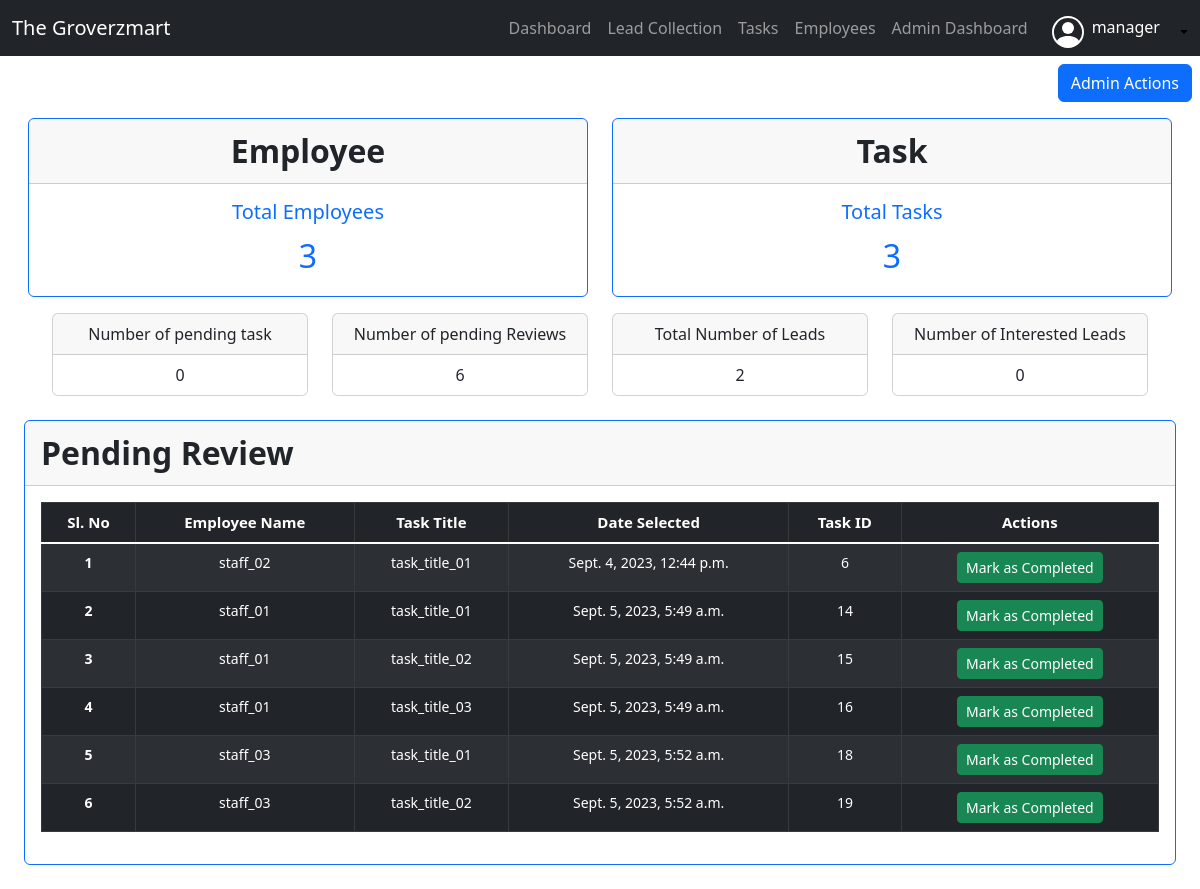
Before: /manager/dashboard/ (signed in) with the older database file.
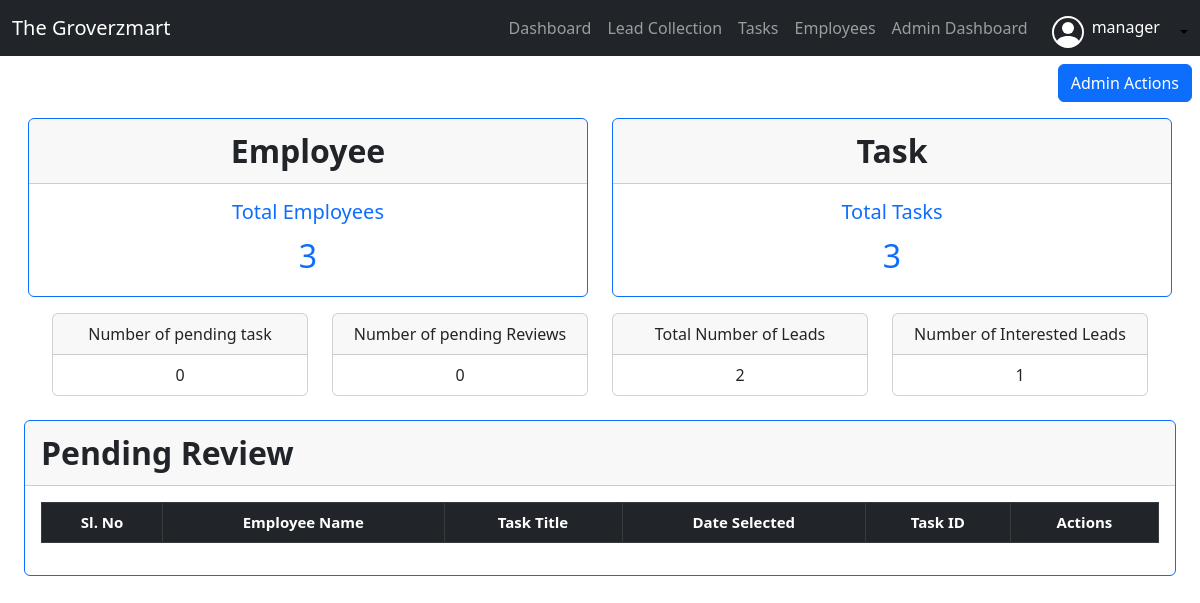
After: the same page with the newer database file.
### workflow_app/models.py (models this page shows, shortened)
class SelectedTask(models.Model):
    staff = models.ForeignKey(Staff, on_delete=models.CASCADE)
    task = models.ForeignKey(Task, on_delete=models.CASCADE)
    date_selected = models.DateTimeField(auto_now_add=True)
    completed = models.BooleanField(default=False)
    reviewed_by = models.ForeignKey(User, on_delete=models.SET_NULL, null=True, blank=True)

class Staff(models.Model):
    user = models.OneToOneField(User, on_delete=models.CASCADE)
    first_name = models.CharField(max_length=255)
    last_name = models.CharField(max_length=255)
    email = models.EmailField(default="no-email@workflow.com")
    phone_number = models.CharField(max_length=255)
    def __str__(self):
        return self.user.username

class Task(models.Model):
    title = models.CharField(max_length=255)
    description = models.TextField()
    priority = models.CharField(max_length=20, choices=PRIORITY_CHOICES)
    status = models.CharField(max_length=40, choices=STATUS_CHOICES,default='pending')
    added_date = models.DateTimeField(auto_now_add=True)
    updated_date = models.DateTimeField(auto_now=True)
    due_date = models.DateTimeField()
    def __str__(self):
        return self.title

### workflow_app/views.py (the view)
# urls.py: path('manager/dashboard/',manager_dashboard,name='manager_dashboard'),
@user_passes_test(is_superuser, login_url='access_denied')
def manager_dashboard(request):
    staff_count = Staff.objects.count()
    task_count = Task.objects.count()
    pending_tasks = Task.objects.filter(status='Pending')
    pending_task_count = pending_tasks.count()
    completed_tasks = SelectedTask.objects.filter(completed=True, reviewed_by=None)
    review_count = completed_tasks.count()
    lead_count = Lead.objects.values('contact_number').count()
    interested_leads = Lead.objects.filter(interest='Interested')
    interested_leads_count = interested_leads.count()
    context = {
        'page_title': 'Manager Dashboard',
        'completed_tasks': completed_tasks,
        'staff_count': staff_count,
        'task_count': task_count,
        'pending_tasks_count': pending_task_count,
        'review_count': review_count,
        'lead_count' : lead_count,
        'interested_leads_count': interested_leads_count,
    }
    return render(request, 'manager/manager_dashboard.html', context)

### workflow_app/views.py (called while the page is built)
def is_superuser(user):
    return user.is_superuser

### templates/manager/manager_dashboard.html (shortened to what the changed rows need)
{% extends 'base.html' %}
{% block start %}
{% load static %}
<div>
    <div class="container d-flex justify-content-center text-center">
        <div class="row">
            <div class="col">
                <div class="card" style="width: 16rem;">
                    <ul class="list-group list-group-flush">
                        <li class="list-group-item">{{review_count}}</li>
                    </ul>
                </div>
            </div>
            <div class="col">
                <div class="card" style="width: 16rem;">
                    <ul class="list-group list-group-flush">
                        <li class="list-group-item">{{interested_leads_count}}</li>
                    </ul>
                </div>
            </div>
        </div>
    </div>
    <div class="col-md-12">
        <div class="card border-primary m-4">
            <div class="card-body text-primary">
                <table class="table table-dark table-striped table-bordered table-hover">
                    <thead class="text-center">
                        <tr style="font-size: 15px;">
                            <th scope="col">Sl. No</th>
                            <th scope="col">Employee Name</th>
                            <th scope="col">Task Title</th>
                            <th scope="col">Date Selected</th>
                            <th scope="col">Task ID</th>
                            <th scope="col">Actions</th>
                        </tr>
                    </thead>
                    <tbody class="table-group-divider text-center">
                        {% for task_details in completed_tasks %}
                        <tr style="font-size: 14px;">
                            <th scope="row">{{forloop.counter}}</th>
                            <td scope="row">{{ task_details.staff }}</td>
                            <td scope="row">{{ task_details.task }}</td>
                            <td scope="row">{{ task_details.date_selected }}</td>
                            <td scope="row">{{ task_details.id }}</td>
                            <td>
                                <a href="{% url 'task_reviewed' task_details.id %}" class="btn btn-success btn-sm">Mark
                                    as Completed</a>
                            </td>
                        </tr>
                        {% endfor %}
                    </tbody>
                </table>
            </div>
        </div>
    </div>
</div>
{% endblock %}

Changed rows visible on the page:
no longer on this page (row edited): SelectedTask: staff "staff_02", task "task_title_01", date_selected "Sept. 4, 2023, 12:44 p.m.", id "6"
no longer on this page (row edited): SelectedTask: staff "staff_01", task "task_title_01", date_selected "Sept. 5, 2023, 5:49 a.m.", id "14"
no longer on this page (row edited): SelectedTask: staff "staff_01", task "task_title_02", date_selected "Sept. 5, 2023, 5:49 a.m.", id "15"
no longer on this page (row edited): SelectedTask: staff "staff_01", task "task_title_03", date_selected "Sept. 5, 2023, 5:49 a.m.", id "16"
no longer on this page (row edited): SelectedTask: staff "staff_03", task "task_title_01", date_selected "Sept. 5, 2023, 5:52 a.m.", id "18"
no longer on this page (row edited): SelectedTask: staff "staff_03", task "task_title_02", date_selected "Sept. 5, 2023, 5:52 a.m.", id "19"
Other visible differences:
{{ review_count }}: "6" → "0"
{{ interested_leads_count }}: "0" → "1"
